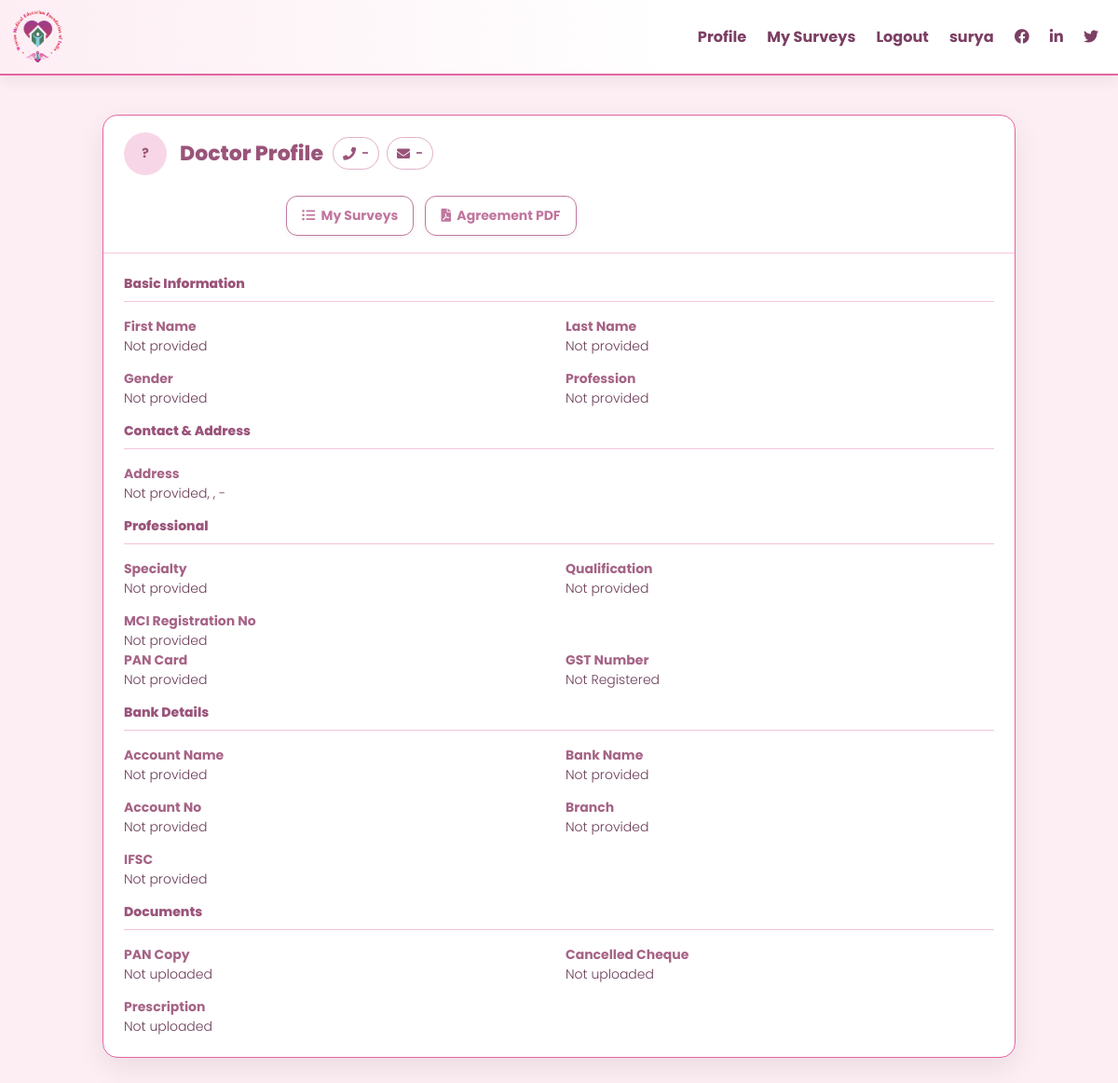
The page /doctor_profile/view/ (signed in) on the database its author committed.
### wtestapp/models.py (models this page shows, shortened)
class Doctor(models.Model):
    user = models.OneToOneField(User, on_delete=models.CASCADE)
    mobile = models.CharField(max_length=15, unique=True, blank=True, null=True)
    first_name = models.CharField(max_length=120, blank=True)
    last_name = models.CharField(max_length=120, blank=True)
    email = models.EmailField(blank=True)
    PORTAL_CHOICES = (
        ("CP", "CP"),
        ("GC", "GC"),
    )
    portal_type = models.CharField(max_length=10, choices=PORTAL_CHOICES, blank=True, null=True)
    GENDER_CHOICES = (
        ('Male', 'Male'),
        ('Female', 'Female'),
        ('Other', 'Other'),
    )
    gender = models.CharField(max_length=10, choices=GENDER_CHOICES, blank=True, null=True)
    address = models.TextField(blank=True)
    state = models.CharField(max_length=50, blank=True)
    city = models.CharField(max_length=50, blank=True)
    pincode = models.CharField(max_length=10, blank=True)
    profession = models.CharField(max_length=80, blank=True)
    specialty = models.CharField(max_length=80, blank=False, null=False)
    contact_info = models.CharField(max_length=200, blank=False, null=False)
    degree = models.CharField(max_length=80, blank=True)
    diploma = models.CharField(max_length=80, blank=True)
    pg_degree = models.CharField(max_length=80, blank=True)
    diplomate = models.CharField(max_length=80, blank=True)
    superspeciality = models.CharField(max_length=80, blank=True)
    mci_registration = models.CharField(max_length=80, blank=True)
    pan = models.CharField(max_length=20, blank=True)
    pan_copy = models.FileField(upload_to='documents/', blank=True, null=True)
    cancelled_cheque = models.FileField(upload_to='documents/', blank=True, null=True)
    visiting_card = models.FileField(upload_to='documents/', blank=True, null=True)
    optional_document = models.FileField(upload_to='documents/', blank=True, null=True)
    prescription_name = models.CharField(max_length=150, blank=True)
    prescription_file = models.FileField(upload_to='documents/', blank=True, null=True)
    clinic_name = models.CharField(max_length=120, blank=True)
    qualification = models.CharField(max_length=120, blank=True)
    gst_number = models.CharField(max_length=15, blank=True, null=True)
    has_gst = models.BooleanField(default=False)
    bank_account_name = models.CharField(max_length=120, blank=True, null=True)
    bank_name = models.CharField(max_length=120, blank=True, null=True)
    account_no = models.CharField(max_length=50, blank=True, null=True)
    branch = models.CharField(max_length=100, blank=True, null=True)
    ifsc = models.CharField(max_length=20, blank=True, null=True)
    agreement_accepted = models.BooleanField(default=False)
    agreement_amount = models.PositiveIntegerField(blank=True, null=True)
    created_at = models.DateTimeField(auto_now_add=True)
    updated_at = models.DateTimeField(auto_now=True)

### wtestapp/views.py (the view)
# urls.py: path('doctor_profile/view/', views.doctor_profile_view, name='doctor_profile_view'),
@login_required
def doctor_profile_view(request):
    try:
        doctor = Doctor.objects.get(user=request.user)
    except Doctor.DoesNotExist:
        messages.error(request, "Doctor profile not found. Please complete your profile.")
        return redirect('doctor_profile_edit')
    context = {'doctor': doctor}
    return render(request, 'wtestapp/doctor_profile_view.html', context)

### wtestapp/context_processors.py (called while the page is built)
def doctor_context(request):
    mobile = request.session.get('mobile')
    if mobile:
        try:
            doctor = Doctor.objects.get(mobile=mobile)
            return {'doctor': doctor}
        except Doctor.DoesNotExist:
            return {}
    return {}

### wtestapp/templates/wtestapp/doctor_profile_view.html (shortened to what this page needs)
{% extends 'wtestapp/base.html' %}
{% load static %}
{% block content %}
<div class="profile-wrap">
  <div class="card">
    <div class="header">
    <div class="header-top">
      <div class="header-left">
        <div class="avatar">{{ doctor.first_name|default:doctor.last_name|first|upper|default:"?" }}</div>
        <div class="title-wrap">
          <h2 class="title">Doctor Profile</h2>
          <div class="chips">
            <span class="chip"><i class="fas fa-phone"></i> {{ doctor.mobile|default:"-" }}</span>
            <span class="chip"><i class="fas fa-envelope"></i> {{ doctor.email|default:"-" }}</span>
          </div>
        </div>
      </div>
      <div class="header-right">
        <a href="{% url 'doctor_surveys_list' %}" class="btn-outline"><i class="fas fa-list-ul mr-1"></i> My Surveys</a>
        <a href="{% url 'download_agreement_pdf' %}" class="btn-outline"><i class="fas fa-file-pdf mr-1"></i> Agreement PDF</a>
      </div>
    </div>
  </div>
    <div class="card-body">
      <div class="section-title">Basic Information</div>
      <div class="divider"></div>
      <div class="grid">
        <div>
          <div class="label">First Name</div>
          <div class="value">{{ doctor.first_name|default:"Not provided" }}</div>
        </div>
        <div>
          <div class="label">Last Name</div>
          <div class="value">{{ doctor.last_name|default:"Not provided" }}</div>
        </div>
        <div>
          <div class="label">Gender</div>
          <div class="value">{{ doctor.gender|default:"Not provided" }}</div>
        </div>
        <div>
          <div class="label">Profession</div>
          <div class="value">{{ doctor.profession|default:"Not provided" }}</div>
        </div>
      </div>
      <div class="section-title mt-3">Contact & Address</div>
      <div class="divider"></div>
      <div class="grid">
        <div style="grid-column:1 / span 2;">
          <div class="label">Address</div>
          <div class="value">{{ doctor.address|default:"Not provided" }}, {{ doctor.city|default:"" }}, {{ doctor.state|default:"" }} - {{ doctor.pincode|default:"" }}</div>
        </div>
      </div>
      <div class="section-title mt-3">Professional</div>
      <div class="divider"></div>
      <div class="grid">
        <div>
          <div class="label">Specialty</div>
          <div class="value">{{ doctor.specialty|default:"Not provided" }}</div>
        </div>
        <div>
          <div class="label">Qualification</div>
          <div class="value">{{ doctor.qualification|default:"Not provided" }}</div>
        </div>
        <div>
          <div class="label">MCI Registration No</div>
          <div class="value">{{ doctor.mci_registration|default:"Not provided" }}</div>
        </div>
      </div>
      <div class="grid">
        <div>
          <div class="label">PAN Card</div>
          <div class="value">{{ doctor.pan|default:"Not provided" }}</div>
        </div>
        <div>
          <div class="label">GST Number</div>
          <div class="value">{% if doctor.has_gst %}{{ doctor.gst_number|default:"Not provided" }}{% else %}Not Registered{% endif %}</div>
        </div>
      </div>
      <div class="section-title mt-3">Bank Details</div>
      <div class="divider"></div>
      <div class="grid">
        <div>
          <div class="label">Account Name</div>
          <div class="value">{{ doctor.bank_account_name|default:"Not provided" }}</div>
        </div>
        <div>
          <div class="label">Bank Name</div>
          <div class="value">{{ doctor.bank_name|default:"Not provided" }}</div>
        </div>
        <div>
          <div class="label">Account No</div>
          <div class="value">{{ doctor.account_no|default:"Not provided" }}</div>
        </div>
        <div>
          <div class="label">Branch</div>
          <div class="value">{{ doctor.branch|default:"Not provided" }}</div>
        </div>
        <div>
          <div class="label">IFSC</div>
          <div class="value">{{ doctor.ifsc|default:"Not provided" }}</div>
        </div>
      </div>
      <div class="section-title mt-3">Documents</div>
      <div class="divider"></div>
      <div class="grid">
        <div>
          <div class="label">PAN Copy</div>
          <div class="value">{% if doctor.pan_copy %}<a href="{{ doctor.pan_copy.url }}" target="_blank">View Document</a>{% else %}Not uploaded{% endif %}</div>
        </div>
        <div>
          <div class="label">Cancelled Cheque</div>
          <div class="value">{% if doctor.cancelled_cheque %}<a href="{{ doctor.cancelled_cheque.url }}" target="_blank">View Document</a>{% else %}Not uploaded{% endif %}</div>
        </div>
        <div>
          <div class="label">Prescription</div>
          <div class="value">{% if doctor.prescription_file %}<a href="{{ doctor.prescription_file.url }}" target="_blank">View Document</a>{% else %}Not uploaded{% endif %}</div>
        </div>
      </div>
    </div>
  </div>
</div>
{% endblock %}

### wtestapp/templates/wtestapp/base.html (shortened to what this page needs)
{% load static %}
<!DOCTYPE html>
<html lang="en">
<head>
    <link href="https://stackpath.bootstrapcdn.com/bootstrap/4.5.2/css/bootstrap.min.css" rel="stylesheet">
    <link rel="stylesheet" href="https://cdnjs.cloudflare.com/ajax/libs/font-awesome/5.15.4/css/all.min.css">
    <link rel="stylesheet" href="{% static 'css/style.css' %}">
</head>
<body>
    <nav class="navbar navbar-expand-lg navbar-custom">
        <a class="navbar-brand" href="#">
            <img src="{% static 'images/logo/logo.png'%}" class="d-inline-block align-top" alt="Logo">
        </a>
        <div class="collapse navbar-collapse" id="navbarNav">
            <ul class="navbar-nav ml-auto">
                <li class="nav-item">
                    <a class="nav-link" href="/gc/doctor_profile/">Profile</a>
                </li>
                <li class="nav-item">
                    <a
                      id="mySurveysLink"
                      class="nav-link"
                      href="/gc/doctor/surveys/"
                      data-status-url="/gc/doctor_status/"
                      data-surveys-url="/gc/doctor/surveys/"
                      data-edit-url="/gc/doctor_profile/edit/"
                    >My Surveys</a>
                </li>
                <li class="nav-item">
                    <a class="nav-link" href="{% url 'logout' %}">Logout</a>
                </li>
                <li class="nav-item">
                    {% if request.user.is_authenticated and doctor %}
                    <a class="nav-link" href="#">{{ doctor.user.username }}</a>
                    {% endif %}
                </li>
                <li class="nav-item">
                    <a class="nav-link" href="#"><i class="fab fa-facebook"></i></a>
                </li>
                <li class="nav-item">
                    <a class="nav-link" href="#"><i class="fab fa-linkedin"></i></a>
                </li>
                <li class="nav-item">
                    <a class="nav-link" href="#"><i class="fab fa-twitter"></i></a>
                </li>
            </ul>
        </div>
    </nav>
    <div class="container mt-5">
        {% block content %}{% endblock %}
    </div>
</body>
</html>

### wtestapp/static/css/style.css (style rules this page uses)
* { margin: 0; padding: 0; outline: none !important; }
html, body { color: #898989; font-size: 14px; font-family: 'Poppins', sans-serif; line-height: normal; font-weight: 300; overflow-x: hidden !important; }
a { color: #1f1f1f; text-decoration: none !important; outline: none !important; -webkit-transition: all .3s ease-in-out; -moz-transition: all .3s ease-in-out; -ms-transition: all .3s ease-in-out; -o-transition: all .3s ease-in-out; transition: all .3s ease-in-out; }
h1, h2, h3, h4, h5, h6 { letter-spacing: 0; font-weight: normal; position: relative; padding: 0; font-weight: normal; line-height: normal; color: #1f1f1f; margin: 0 }
a { color: #898989; text-decoration: none; outline: none; }
a, .btn { text-decoration: none !important; outline: none !important; -webkit-transition: all .3s ease-in-out; -moz-transition: all .3s ease-in-out; -ms-transition: all .3s ease-in-out; -o-transition: all .3s ease-in-out; transition: all .3s ease-in-out; }
ul { list-style-type: none; padding: 0px; margin: 0px; }
h2 { font-size: 30px; color: #000; line-height: 20px; font-weight: 700; position: relative; }
.container { width: 1200px; }
i, span { display: inline-block; }

### wtestapp/templates/wtestapp/base.html (style rules this page uses)
:root { --teal:#64c5cb; --purple:#c0769e; --pink:#e664a2; --navbg:#fce6f0; }
.navbar-custom { background: linear-gradient(90deg, #fdeef4 0%, #ffffff 60%); border-bottom: 2px solid var(--pink); box-shadow: 0 6px 14px rgba(0,0,0,.06); }
.navbar-custom .navbar-brand img { height: 56px; width: auto; }
.navbar-custom .nav-link { color:#7b3f63; font-weight: 700; font-size: 1.15rem; padding: .75rem 1.25rem; border-radius: .5rem; transition: all .2s ease; }
.navbar-custom .navbar-nav .nav-item { margin-left: 8px; }
.navbar-custom .navbar-brand { margin-right: 16px; }

### wtestapp/templates/wtestapp/doctor_profile_view.html (style rules this page uses)
:root { --teal:#64c5cb; --purple:#c0769e; --pink:#e664a2; --bg:#fdeef4; --card:#ffffff; }
body { background:var(--bg); }
.profile-wrap { max-width: 980px; margin: 28px auto; }
.card { background:var(--card); border:1px solid var(--pink); border-radius:16px; box-shadow:0 10px 30px rgba(0,0,0,.08); }
.card-body { padding: 22px 22px; }
.header { display:flex; align-items:center; justify-content:space-between; padding: 18px 22px; border-bottom:1px solid #f7c8dc; }
.header-top { display:flex; align-items:center; justify-content:space-between; gap:16px; flex-wrap:wrap; }
.header-left { display:flex; align-items:center; gap:14px; flex-wrap:wrap; min-width: 0; }
.header-right { display:flex; gap:12px; flex-wrap:wrap; width:100%; justify-content:center; margin-left:0; padding-top:6px; }
.avatar { width:46px; height:46px; border-radius:50%; background:#f7d7e7; color:#9a547a; display:flex; align-items:center; justify-content:center; font-weight:700; flex:0 0 auto; }
.title-wrap { display:flex; align-items:center; gap:10px; flex-wrap:wrap; }
.title { font-size:22px; font-weight:800; color:#9a547a; margin:0; }
.chips { display:flex; align-items:center; gap:8px; flex-wrap:wrap; }
.chip { display:inline-flex; align-items:center; gap:6px; border:1px solid #e0b0c8; color:#9a547a; padding:6px 10px; border-radius:999px; font-weight:600; background:#fff; }
.btn-outline { border:1px solid #c0769e; color:#c0769e; background:#fff; padding:10px 16px; border-radius:12px; font-weight:700; box-shadow:0 2px 6px rgba(0,0,0,.05); }
.section-title { font-weight:800; color:#9a547a; }
.divider { height:1px; background:#f2c3db; margin:8px 0 16px; }
.grid { display:grid; grid-template-columns: repeat(2, minmax(0,1fr)); gap:14px; }
.label { font-weight:700; color:#a66386; }
.value { color:#6b3c57; }

### rows shown on the page
Doctor: user.username "surya", first_name|first "?", mobile "-", email "-", first_name "Not provided", last_name "Not provided", gender "Not provided", profession "Not provided", address "Not provided", specialty "Not provided", qualification "Not provided", mci_registration "Not provided", pan "Not provided", bank_account_name "Not provided", bank_name "Not provided", account_no "Not provided", branch "Not provided", ifsc "Not provided"
